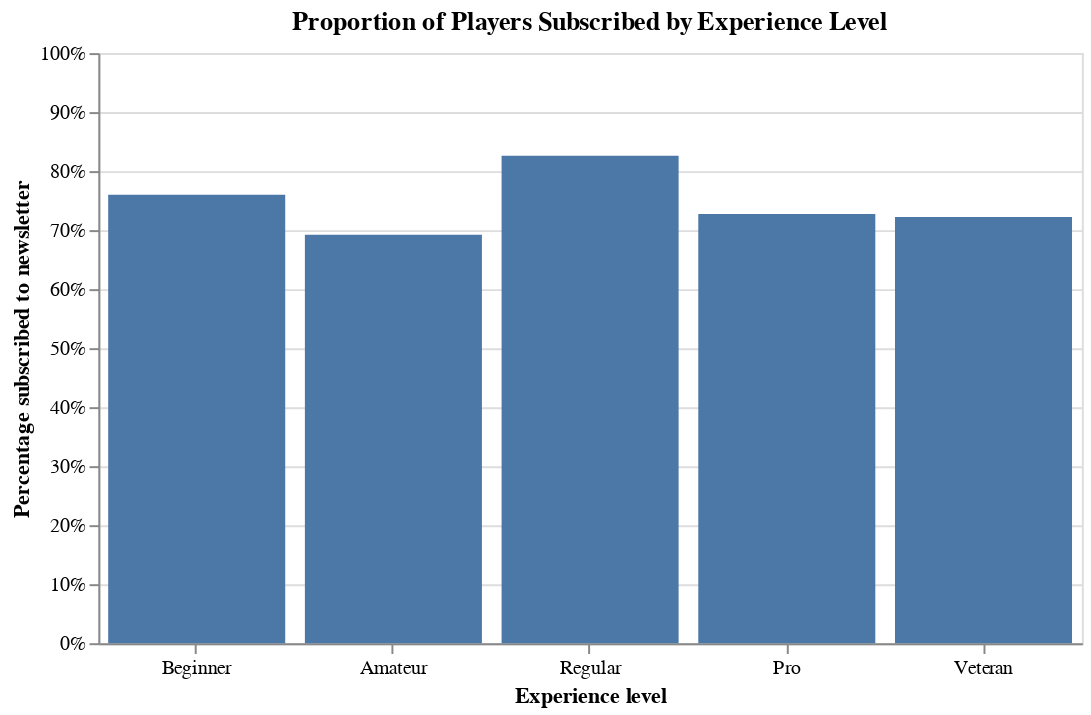

The notebook cell this image was saved under:
### Code cell
experience_plot = (
    alt.Chart(proportion_subscribed_by_experience)
    .mark_bar()
    .encode(
        x=alt.X("experience").title("Experience level").axis(labelAngle=0),
        y=alt.Y("proportion_subscribed")
        .title("Percentage subscribed to newsletter")
        .axis(format="%")
        .scale(domain=[0, 1]),
    )
    .properties(
        width=500,
        title="Proportion of Players Subscribed by Experience Level",
    )
)
experience_plot

### Figure 1 — Vega specification as saved in the notebook (floating-point values rounded to 4 significant figures)
{"$schema": "https://vega.github.io/schema/vega/v5.json", "data": [{"name": "source_0"}, {"name": "data_0", "values": [{"experience": "Beginner", "proportion_subscribed_end": 0.76, "proportion_subscribed_start": 0.0}, {"experience": "Amateur", "proportion_subscribed_end": 0.6923, "proportion_subscribed_start": 0.0}, {"experience": "Regular", "proportion_subscribed_end": 0.8261, "proportion_subscribed_start": 0.0}, {"experience": "Pro", "proportion_subscribed_end": 0.7273, "proportion_subscribed_start": 0.0}, {"experience": "Veteran", "proportion_subscribed_end": 0.7222, "proportion_subscribed_start": 0.0}]}, {"name": "source_0_x_domain_experience", "values": [{"experience": "Beginner", "sort_field": 0.0}, {"experience": "Amateur", "sort_field": 1.0}, {"experience": "Regular", "sort_field": 2.0}, {"experience": "Pro", "sort_field": 3.0}, {"experience": "Veteran", "sort_field": 4.0}]}], "marks": [{"type": "rect", "name": "marks", "from": {"data": "data_0"}, "encode": {"update": {"width": {"signal": "max(0.25, bandwidth('x'))"}, "y2": {"field": "proportion_subscribed_start", "scale": "y"}, "fill": {"value": "#4c78a8"}, "x": {"field": "experience", "scale": "x"}, "y": {"field": "proportion_subscribed_end", "scale": "y"}}}, "style": ["bar"]}], "scales": [{"name": "x", "type": "band", "domain": {"data": "source_0_x_domain_experience", "field": "experience", "sort": {"op": "max", "field": "sort_field"}}, "range": [0, {"signal": "width"}], "paddingInner": 0.1, "paddingOuter": 0.05}, {"name": "y", "type": "linear", "domain": [0, 1], "range": [{"signal": "height"}, 0], "zero": true}], "axes": [{"scale": "y", "minExtent": 0, "orient": "left", "aria": false, "labels": false, "gridScale": "x", "tickCount": {"signal": "ceil(height/40)"}, "domain": false, "grid": true, "maxExtent": 0, "ticks": false, "zindex": 0}, {"scale": "x", "title": "Experience level", "orient": "bottom", "labelAngle": 0, "labelBaseline": "top", "zindex": 0, "grid": false}, {"scale": "y", "orient": "left", "labelOverlap": true, "title": "Percentage subscribed to newsletter", "format": "%", "tickCount": {"signal": "ceil(height/40)"}, "zindex": 0, "grid": false}], "title": {"text": "Proportion of Players Subscribed by Experience Level", "frame": "group"}, "width": 500, "padding": 5, "style": "cell", "height": 300, "background": "white"}
